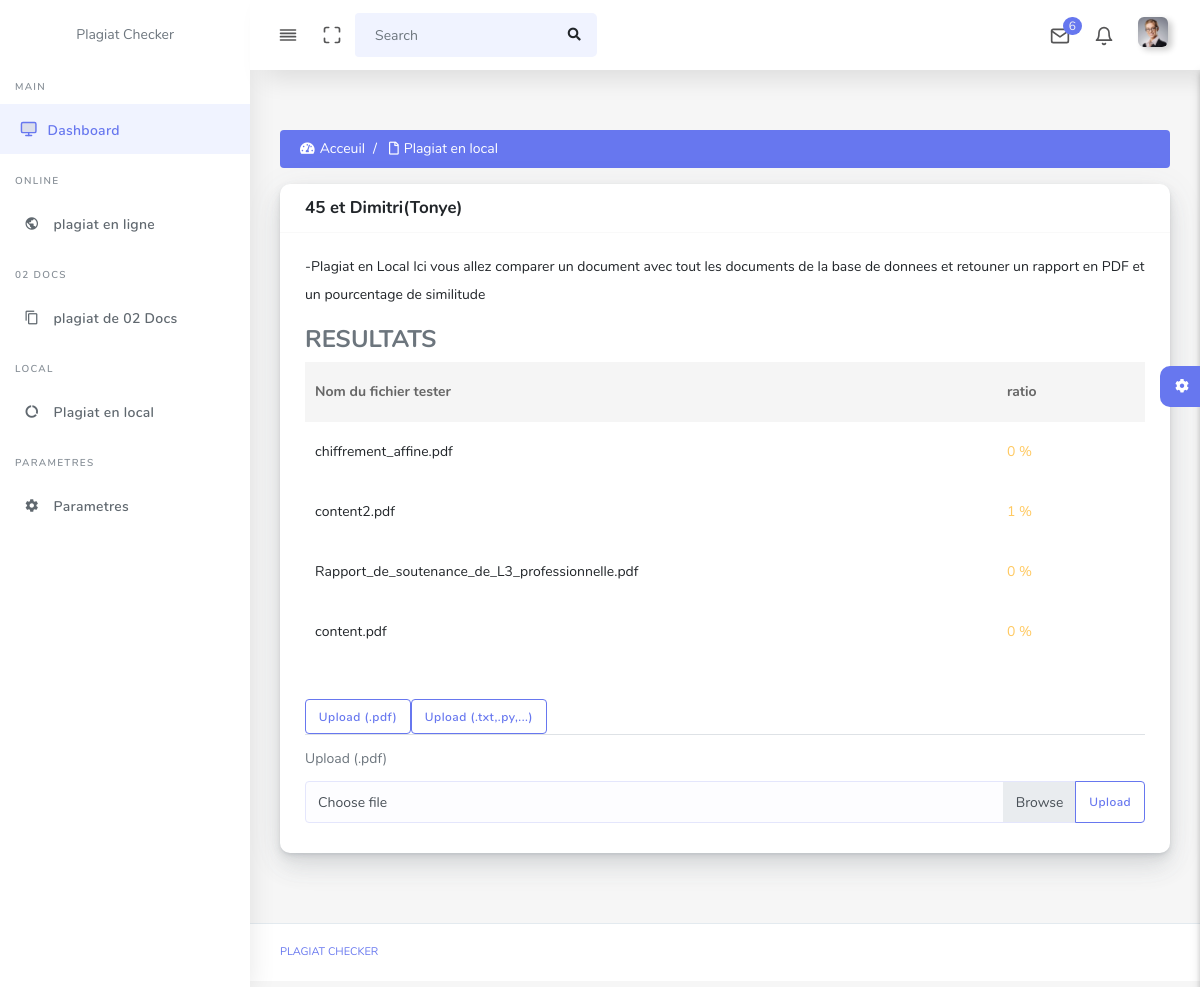
Before: /plagiatLocals/ with the older database file.
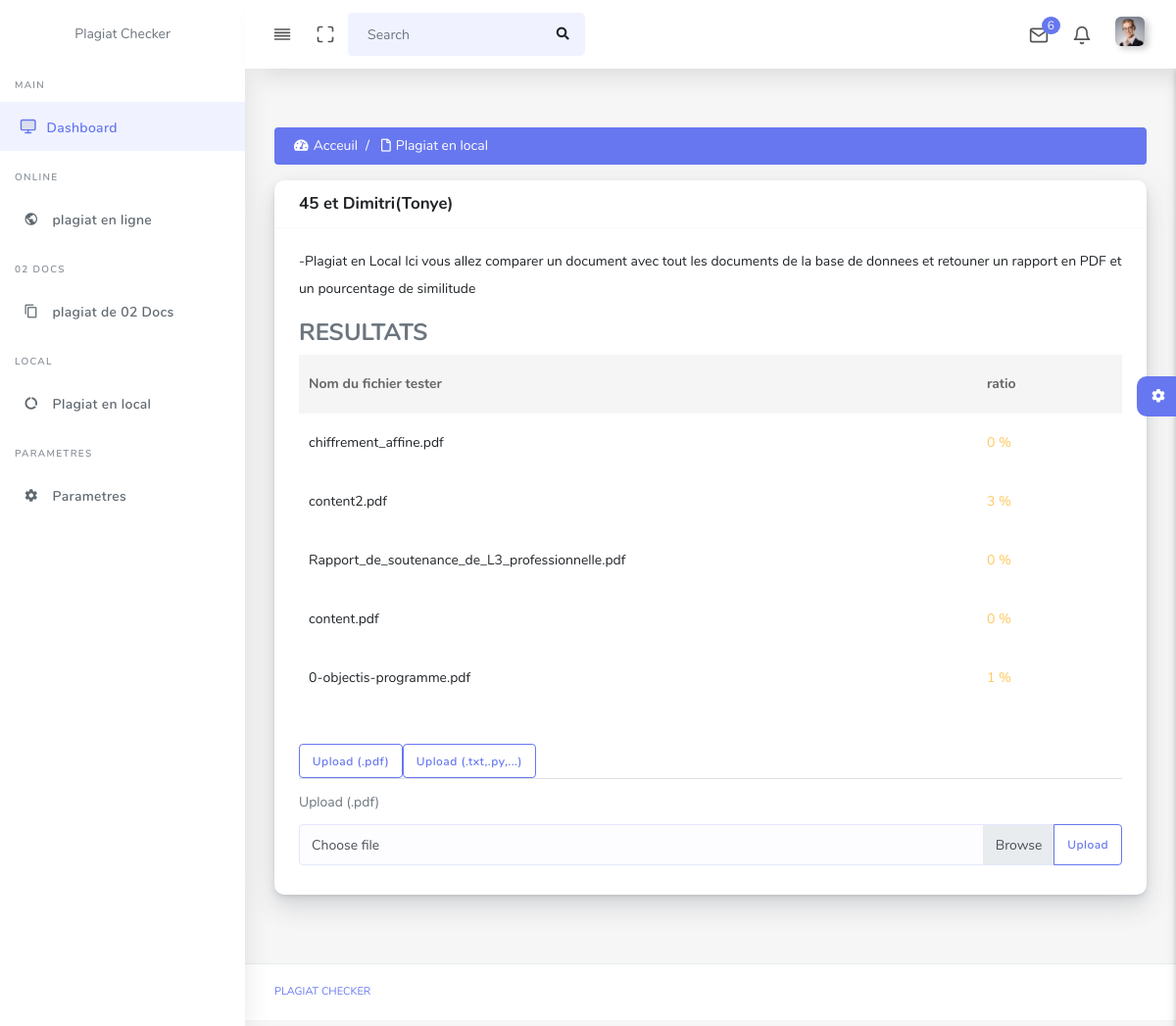
After: the same page with the newer database file.
### plagiatLocal/models.py (models this page shows)
class Rapport(models.Model):
    nomdoc = models.CharField(max_length=200)
    nomtest = models.CharField(max_length=200)
    color = models.CharField(max_length=200)
    ratio = models.IntegerField()
    idtest = models.IntegerField()
    class Meta:
        db_table = "rapport"

### plagiatLocal/views.py (the view)
# urls.py: path("plagiatLocals/", plagiatLocalResponse ,name="resultat"),
def plagiatLocalResponse(request):
    rapport_list = Rapport.objects.all()
    n='0'
    context = {
                'resultats': rapport_list
            }
    return render(request, "locale/results.html",context)

### plagiatLocal/templates/locale/results.html (shortened to what this page needs)
{% extends 'main-layout.html' %}
    {% load static %}
{% block content %}
    <div class="row">
        <div class="col-12">
            <nav aria-label="breadcrumb">
                <ol class="breadcrumb bg-primary text-white-all">
                <li class="breadcrumb-item"><a href="{% url 'index' %}"><i class="fas fa-tachometer-alt"></i>Acceuil</a></li>
                <li class="breadcrumb-item active" aria-current="page"><a href="#"><i class="far fa-file"></i>Plagiat en local</a></li>
                </ol>
            </nav>
        </div>
    </div>
    <div class="row clearfix">
        <div class="col-lg-12 col-md-12 col-sm-12 col-xs-12">
            <div class="card">
                <div class="card-header">
                        <h4>45 et Dimitri(Tonye)</h4>
                </div>
            <div class="card-body">
                {% if resultats %}
                <p >
                    -Plagiat en Local
                        Ici vous allez comparer un document avec tout les documents de la base de donnees et retouner un rapport en PDF et un pourcentage de similitude
                    </p>
                    <h4 class="modal-header-title">RESULTATS </h4>
                    <div class="row">
            <div class="col-md-12">
                <div class="table-wrap">
                    <table class="table">
                        <thead class="thead-dark">
                            <tr>
                                <th>Nom du fichier tester</th>
                                <th>ratio</th>
                                <th>&nbsp;</th>
                            </tr>
                        </thead>
                        <tbody>
                        {% for resultat in resultats %}
                                <tr>
                                    <td> {{ resultat.nomtest }} </td>
                                    <td><font COLOR=" {{ resultat.color }} " > <d>{{ resultat.ratio }} % </b></font></td>
                                </tr>
                        {% endfor %}
                        </tbody>
                    </table>
                </div>
                </div>
            </div>
            {% endif %}
        <nav>
            <div class="nav nav-tabs" id="nav-tab" role="tablist">
              <button class="btn btn-outline-primary"  id="nav-home-tab" data-toggle="tab" data-target="#nav-home" type="button" role="tab" aria-controls="nav-home" aria-selected="true">Upload (.pdf)</button>
              <button class="btn btn-outline-primary" id="nav-profile-tab" data-toggle="tab" data-target="#nav-profile" type="button" role="tab" aria-controls="nav-profile" aria-selected="false">Upload (.txt,.py,...)</button>
            </div>
          </nav>
          <div class="tab-content" id="nav-tabContent">
            <div class="tab-pane fade show active" id="nav-home" role="tabpanel" aria-labelledby="nav-home-tab">
                <form method = "POST" class="post-form" action = "{% url 'envoifichier' %}" enctype="multipart/form-data">
                    <label class="form-label" for="customFile"> Upload (.pdf)</label>
                    <div class="input-group">
                      <div class="custom-file">
                        <label class="custom-file-label" for="inputGroupFile04">Choose file</label>
                      </div>
                        <div class="input-group-append">
                          <button type="submit" class="btn btn-outline-primary" type="button" id="inputGroupFileAddon04">Upload</button>
                        </div>
                    </div>
                </form>
            </div>
          </div>
            </div>
            </div>
        </div>
    </div>
{% endblock %}

Changed rows visible on the page:
changed Rapport "content2.pdf": ratio "1" → "3"
added Rapport: nomtest "0-objectis-programme.pdf", ratio "1"
